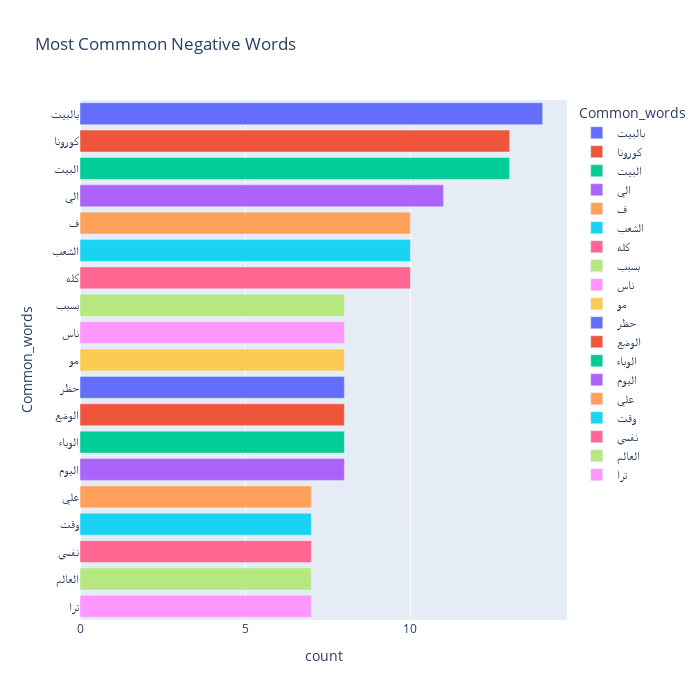

The notebook cell this image was saved under:
### Code cell
fig = px.bar(temp_negative, x="count", y="Common_words", title='Most Commmon Negative Words', orientation='h', 
             width=700, height=700,color='Common_words')
fig.show()

### Figure 1 — Plotly figure (JSON) as saved in the notebook; plotly's stock layout.template omitted (floating-point values rounded to 4 significant figures)
{"data": [{"alignmentgroup": "True", "hovertemplate": "Common_words=%{y}<br>count=%{x}<extra></extra>", "legendgroup": "بالبيت", "marker": {"color": "#636efa"}, "name": "بالبيت", "offsetgroup": "بالبيت", "orientation": "h", "showlegend": true, "textposition": "auto", "type": "bar", "x": [14], "xaxis": "x", "y": ["بالبيت"], "yaxis": "y"}, {"alignmentgroup": "True", "hovertemplate": "Common_words=%{y}<br>count=%{x}<extra></extra>", "legendgroup": "كورونا", "marker": {"color": "#EF553B"}, "name": "كورونا", "offsetgroup": "كورونا", "orientation": "h", "showlegend": true, "textposition": "auto", "type": "bar", "x": [13], "xaxis": "x", "y": ["كورونا"], "yaxis": "y"}, {"alignmentgroup": "True", "hovertemplate": "Common_words=%{y}<br>count=%{x}<extra></extra>", "legendgroup": "البيت", "marker": {"color": "#00cc96"}, "name": "البيت", "offsetgroup": "البيت", "orientation": "h", "showlegend": true, "textposition": "auto", "type": "bar", "x": [13], "xaxis": "x", "y": ["البيت"], "yaxis": "y"}, {"alignmentgroup": "True", "hovertemplate": "Common_words=%{y}<br>count=%{x}<extra></extra>", "legendgroup": "الي", "marker": {"color": "#ab63fa"}, "name": "الي", "offsetgroup": "الي", "orientation": "h", "showlegend": true, "textposition": "auto", "type": "bar", "x": [11], "xaxis": "x", "y": ["الي"], "yaxis": "y"}, {"alignmentgroup": "True", "hovertemplate": "Common_words=%{y}<br>count=%{x}<extra></extra>", "legendgroup": "ف", "marker": {"color": "#FFA15A"}, "name": "ف", "offsetgroup": "ف", "orientation": "h", "showlegend": true, "textposition": "auto", "type": "bar", "x": [10], "xaxis": "x", "y": ["ف"], "yaxis": "y"}, {"alignmentgroup": "True", "hovertemplate": "Common_words=%{y}<br>count=%{x}<extra></extra>", "legendgroup": "الشعب", "marker": {"color": "#19d3f3"}, "name": "الشعب", "offsetgroup": "الشعب", "orientation": "h", "showlegend": true, "textposition": "auto", "type": "bar", "x": [10], "xaxis": "x", "y": ["الشعب"], "yaxis": "y"}, {"alignmentgroup": "True", "hovertemplate": "Common_words=%{y}<br>count=%{x}<extra></extra>", "legendgroup": "كله", "marker": {"color": "#FF6692"}, "name": "كله", "offsetgroup": "كله", "orientation": "h", "showlegend": true, "textposition": "auto", "type": "bar", "x": [10], "xaxis": "x", "y": ["كله"], "yaxis": "y"}, {"alignmentgroup": "True", "hovertemplate": "Common_words=%{y}<br>count=%{x}<extra></extra>", "legendgroup": "بسبب", "marker": {"color": "#B6E880"}, "name": "بسبب", "offsetgroup": "بسبب", "orientation": "h", "showlegend": true, "textposition": "auto", "type": "bar", "x": [8], "xaxis": "x", "y": ["بسبب"], "yaxis": "y"}, {"alignmentgroup": "True", "hovertemplate": "Common_words=%{y}<br>count=%{x}<extra></extra>", "legendgroup": "ناس", "marker": {"color": "#FF97FF"}, "name": "ناس", "offsetgroup": "ناس", "orientation": "h", "showlegend": true, "textposition": "auto", "type": "bar", "x": [8], "xaxis": "x", "y": ["ناس"], "yaxis": "y"}, {"alignmentgroup": "True", "hovertemplate": "Common_words=%{y}<br>count=%{x}<extra></extra>", "legendgroup": "مو", "marker": {"color": "#FECB52"}, "name": "مو", "offsetgroup": "مو", "orientation": "h", "showlegend": true, "textposition": "auto", "type": "bar", "x": [8], "xaxis": "x", "y": ["مو"], "yaxis": "y"}, {"alignmentgroup": "True", "hovertemplate": "Common_words=%{y}<br>count=%{x}<extra></extra>", "legendgroup": "حظر", "marker": {"color": "#636efa"}, "name": "حظر", "offsetgroup": "حظر", "orientation": "h", "showlegend": true, "textposition": "auto", "type": "bar", "x": [8], "xaxis": "x", "y": ["حظر"], "yaxis": "y"}, {"alignmentgroup": "True", "hovertemplate": "Common_words=%{y}<br>count=%{x}<extra></extra>", "legendgroup": "الوضع", "marker": {"color": "#EF553B"}, "name": "الوضع", "offsetgroup": "الوضع", "orientation": "h", "showlegend": true, "textposition": "auto", "type": "bar", "x": [8], "xaxis": "x", "y": ["الوضع"], "yaxis": "y"}, {"alignmentgroup": "True", "hovertemplate": "Common_words=%{y}<br>count=%{x}<extra></extra>", "legendgroup": "الوباء", "marker": {"color": "#00cc96"}, "name": "الوباء", "offsetgroup": "الوباء", "orientation": "h", "showlegend": true, "textposition": "auto", "type": "bar", "x": [8], "xaxis": "x", "y": ["الوباء"], "yaxis": "y"}, {"alignmentgroup": "True", "hovertemplate": "Common_words=%{y}<br>count=%{x}<extra></extra>", "legendgroup": "اليوم", "marker": {"color": "#ab63fa"}, "name": "اليوم", "offsetgroup": "اليوم", "orientation": "h", "showlegend": true, "textposition": "auto", "type": "bar", "x": [8], "xaxis": "x", "y": ["اليوم"], "yaxis": "y"}, {"alignmentgroup": "True", "hovertemplate": "Common_words=%{y}<br>count=%{x}<extra></extra>", "legendgroup": "علي", "marker": {"color": "#FFA15A"}, "name": "علي", "offsetgroup": "علي", "orientation": "h", "showlegend": true, "textposition": "auto", "type": "bar", "x": [7], "xaxis": "x", "y": ["علي"], "yaxis": "y"}, {"alignmentgroup": "True", "hovertemplate": "Common_words=%{y}<br>count=%{x}<extra></extra>", "legendgroup": "وقت", "marker": {"color": "#19d3f3"}, "name": "وقت", "offsetgroup": "وقت", "orientation": "h", "showlegend": true, "textposition": "auto", "type": "bar", "x": [7], "xaxis": "x", "y": ["وقت"], "yaxis": "y"}, {"alignmentgroup": "True", "hovertemplate": "Common_words=%{y}<br>count=%{x}<extra></extra>", "legendgroup": "نفسي", "marker": {"color": "#FF6692"}, "name": "نفسي", "offsetgroup": "نفسي", "orientation": "h", "showlegend": true, "textposition": "auto", "type": "bar", "x": [7], "xaxis": "x", "y": ["نفسي"], "yaxis": "y"}, {"alignmentgroup": "True", "hovertemplate": "Common_words=%{y}<br>count=%{x}<extra></extra>", "legendgroup": "العالم", "marker": {"color": "#B6E880"}, "name": "العالم", "offsetgroup": "العالم", "orientation": "h", "showlegend": true, "textposition": "auto", "type": "bar", "x": [7], "xaxis": "x", "y": ["العالم"], "yaxis": "y"}, {"alignmentgroup": "True", "hovertemplate": "Common_words=%{y}<br>count=%{x}<extra></extra>", "legendgroup": "ترا", "marker": {"color": "#FF97FF"}, "name": "ترا", "offsetgroup": "ترا", "orientation": "h", "showlegend": true, "textposition": "auto", "type": "bar", "x": [7], "xaxis": "x", "y": ["ترا"], "yaxis": "y"}], "layout": {"barmode": "relative", "height": 700, "legend": {"title": {"text": "Common_words"}, "tracegroupgap": 0}, "title": {"text": "Most Commmon Negative Words"}, "width": 700, "xaxis": {"anchor": "y", "domain": [0, 1], "title": {"text": "count"}}, "yaxis": {"anchor": "x", "categoryarray": ["ترا", "العالم", "نفسي", "وقت", "علي", "اليوم", "الوباء", "الوضع", "حظر", "مو", "ناس", "بسبب", "كله", "الشعب", "ف", "الي", "البيت", "كورونا", "بالبيت"], "categoryorder": "array", "domain": [0, 1], "title": {"text": "Common_words"}}}}
